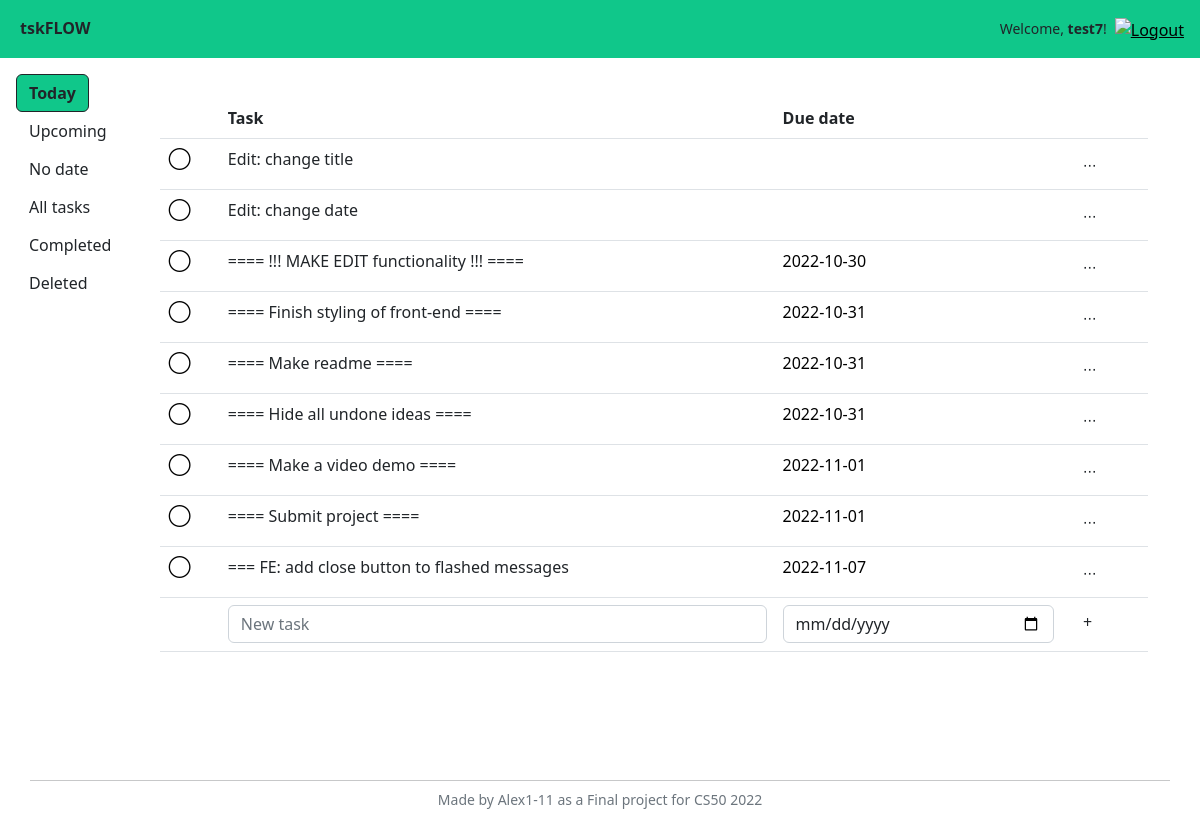
/ (signed in), run on the app's committed database.
### models.py (models this page shows)
class Task(Base):
    __tablename__ = "tasks"
    id = Column(Integer, primary_key=True)
    created = Column(DateTime(), default=func.now())
    user_id = Column(Integer, ForeignKey("users.id"))
    title = Column(String(100), nullable=False)
    status = Column(String, default="active")
    priority = Column(Integer, default=0)
    date = Column(String)
    datetime = Column(String)
    context_id = Column(Integer, ForeignKey("contexts.id"))
    project_id = Column(Integer, ForeignKey("projects.id"))
    note = Column(String)
    parent_id = Column(Integer, ForeignKey("tasks.id"))
    repeat = Column(String)
    tags = relationship(
        "Tag", secondary=task_tags, back_populates="tasks"
    )

### app.py (the view)
@app.route("/", methods=["GET", "POST"])
@login_required
def index():
    if request.method == "POST":
        if request.form.get("task_new"):
            newdate = request.form.get('taskadd_date')
            newdate = None if (newdate == '') else newdate
            print('>>>', newdate)
            newstatus = None
            match request.form.get('view'):
                case 'today':
                    newdate = newdate if (newdate is not None) else date.today()
                case 'upcoming':
                    newdate = newdate if (newdate is not None) else date.today()
                case 'completed':
                    newstatus = 'done'
                case 'deleted':
                    newstatus = 'active_bin'
            with DbSession.begin() as db:
                task_new = Task(
                    title=request.form.get("task_new").strip(),
                    user_id=session["user_id"],
                    date=newdate,
                    status=newstatus,
                )
                db.add(task_new)
                db.flush()
                return render_template("task.html", task=task_new)
        if request.form.get("task_mark"):
            with DbSession.begin() as db:
                task = db.execute(
                    select(Task)
                    .where(Task.id == request.form["task_mark"])
                ).scalars().first()
                if task.status == "done":
                    db.execute(
                        update(Task)
                        .where(Task.id == task.id)
                        .values(status="active")
                    )
                elif task.status == "active":
                    db.execute(
                        update(Task)
                        .where(Task.id == task.id)
                        .values(status="done")
                    )
                return render_template("task.html", task=task)
        if request.form.get("task_delete"):
            with DbSession.begin() as db:
                task = db.execute(
                    select(Task)
                    .where(Task.id == request.form["task_delete"])
                ).scalars().first()
                if task.status.endswith('_bin'):
                    string_status = task.status.replace('_bin', '')
                    db.execute(
                        update(Task)
                        .where(Task.id == task.id)
                        .values(status=string_status)
                        .execution_options(synchronize_session='fetch')
                    )
                elif not(task.status.endswith('_bin')):
                    db.execute(
                        update(Task)
                        .where(Task.id == request.form["task_delete"])
                        .values(status=Task.status + "_bin")
                        .execution_options(synchronize_session='fetch')
                    )
                else:
                    return None
                db.flush()
                task = db.execute(
                    select(Task)
                    .where(Task.id == request.form["task_delete"])
                ).scalars().first()
                return render_template("task.html", task=task)
        if request.form.get("bin_empty"):
            with DbSession.begin() as db:
                db.execute(
                    delete(Task)
                    .where(
                        Task.user_id == session["user_id"],
                        Task.status.endswith('_bin', autoescape=True)
                    )
                    .execution_options(synchronize_session=False)
                )
            return redirect("/")
        return None
    else:
        with DbSession.begin() as db:
            today = date.today()
            view = "today"
            tasks = db.execute(
                select(Task)
                .where(
                    Task.user_id == session["user_id"],
                    Task.date <= today,
                    Task.status == 'active'
                )
                .order_by(Task.date)
            ).scalars().all()
            if tasks:
                return render_template("index.html", tasks=tasks, view=view)
            else:
                return render_template("index.html", view=view)

### app.py (called while the page is built)
@app.after_request
def after_request(response):
    response.headers["Cache-Control"] = "no-cache, no-store, must-revalidate"
    response.headers["Expires"] = 0
    response.headers["Pragma"] = "no-cache"
    return response

def login_required(f):
    @wraps(f)
    def decorated_function(*args, **kwargs):
        if session.get("user_id") is None:
            return redirect("/login")
        return f(*args, **kwargs)
    return decorated_function

### templates/index.html (shortened to what this page needs)
{% extends "layout.html" %}
{% block main %}
    <div class="d-flex align-items-start p-3">
        <div class='d-flex'>
            <div class="offcanvas-md offcanvas-start w-50" tabindex="-1" data-bs-scroll="true" id="viewlist_offcanvas" aria-labelledby="offcanvasResponsiveLabel">
                <div class="offcanvas-body">
                    <ul class="nav flex-column d-md-flex" id="viewlist">
                        <li class="nav-item">
                            <button class="btn btn-my active" type="button" name="view" value="today" data-bs-dismiss="offcanvas" data-bs-target="#viewlist_offcanvas">Today</a>
                        </li>
                        <li class="nav-item">
                            <button class="btn btn-my" type="button" name="view" value="upcoming" data-bs-dismiss="offcanvas" data-bs-target="#viewlist_offcanvas">Upcoming</a>
                        </li>
                        <li class="nav-item">
                            <button class="btn btn-my" type="button" name="view" value="nodate" data-bs-dismiss="offcanvas" data-bs-target="#viewlist_offcanvas">No date</a>
                        </li>
                        <li class="nav-item">
                            <button class="btn btn-my" type="button" name="view" value="all" data-bs-dismiss="offcanvas" data-bs-target="#viewlist_offcanvas">All tasks</a>
                        </li>
                        <li class="nav-item">
                            <button class="btn btn-my" type="button" name="view" value="completed" data-bs-dismiss="offcanvas" data-bs-target="#viewlist_offcanvas">Completed</a>
                        </li>
                        <li class="nav-item">
                            <button class="btn btn-my" type="button" name="view" value="deleted" data-bs-dismiss="offcanvas" data-bs-target="#viewlist_offcanvas">Deleted</a>
                        </li>
                    </ul>
                </div>
            </div>
        </div>
        <div class="container" id="tasks">
            <div class="container-fluid">
                <div id="tasklist">
                    {% include "tasklist.html" %}
                </div>
            </div>
        </div>
    </div>
{% endblock %}

### templates/layout.html (shortened to what this page needs)
<!DOCTYPE html>
<html lang="en">
    <head>
        <link href="https://cdn.jsdelivr.net/npm/bootstrap@5.2.2/dist/css/bootstrap.min.css" rel="stylesheet">
        <link href="/static/styles.css" rel="stylesheet">
    </head>
    <body>
        <div class="container-fluid g-0">
            <nav class="container-fluid bg-my">
                <div class="row row-cols-2 justify-content-between">
                    <div class="col-auto m-2 p-2">
                        <a class="navbar-brand ps-1 fw-bold" href="/">tskFLOW</a>
                    </div>
                    <div class="col-auto m-2 p-2">
                        <ul class="nav text-end">
                            {% if session["user_id"] %}
                                <li class="nav-item">
                                    <span class="small d-none d-sm-inline px-2">Welcome, <span class="fw-semibold">{{session["user_name"]}}</span>!</span>
                                </li>
                                <li class="nav-item">
                                    <a href="/logout">
                                        <img src="/static/icons/logout icon alex1-11.png" alt="Logout" title="Logout" width="28" height="28">
                                    </a>
                                </li>
                            {% else %}
                                <li class="nav-item">
                                    <a class="text-decoration-none" href="/login">Log in</a>
                                </li>
                            {% endif %}
                        </ul>
                    </div>
                </div>
            </nav>
            {% block main %}{% endblock %}
            <footer class="footer d-flex mt-5 pt-5 allign-items-stretch">
                <div class="container">
                    <div class="row">
                        <hr class="muted m-0">
                        <span class='small text-center text-muted my-2'>Made by <a class="text-decoration-none text-muted" href="https://github.com/alex1-11">Alex1-11</a> as a Final project for CS50 2022</span>
                    </div>
                </div>
            </footer>
        </div>
    </body>
</html>

### templates/tasklist.html (shortened to what this page needs)
<div class="tab-content">
    <div class="container-fluid container-sm">
        <table class="table table-hover">
            <thead class="{% if not tasks %} invisible {% endif %}" id="tasklist_header">
                <th scope="col"><span class="invisible">----</span></th>
                <th scope="col">Task</th>
                <th scope="col">Due date</th>
                <th scope="col"></th>
            </thead>
            <tbody>
                {% if tasks %}
                    {% for task in tasks %}
                        {% include "task.html" %}
                    {% endfor %}
                {% endif %}
                <tr id="task_add_new">
                    <td></td>
                    <td>
                        <input form="form_task_add_new" class="form-control" autocomplete="off" id="task_new" name="task_new" placeholder="New task" type="text" required>
                    </td>
                    <td>
                        <input form="form_task_add_new" class="form-control" autocomplete="off" id="taskadd_date" name="taskadd_date" placeholder="date" type="date" value="">
                    </td>
                    <td>
                        <button form="form_task_add_new" type="submit" class="btn btn-my py-1">+</button>
                    </td>
                </tr>
            </tbody>
        </table>
    </div>
</div>

### templates/task.html (shortened to what this page needs)
<tr class="task_div task_{{ task.status }}" id="task_id_{{ task.id }}">
    <td>
    </td>
    <td class="task_title_text task_{{ task.status }}">{{ task.title|e }}</td>
    <td>
    </td>
    <td>
        <div class="dropdown">
            <button type="button" class="btn btn-my edit_menu_show py-1" title="Edit task" data-bs-toggle="dropdown" aria-expanded="false">
                <span class="align-top">∙∙∙</span>
            </button>
        </div>
    </td>
</tr>

### static/styles.css (style rules this page uses)
.bg-my { background-color: #10c78a; }
button.active.btn { background-color: #10c78a; font-weight: 600; }
.btn-my { background-color: white }
a { color: black; }
.task_title_text, .task_date { overflow-wrap: break-word; }

### data on the page
Task: title "Edit: change title"
Task: title "Edit: change date"
Task: title "==== !!! MAKE EDIT functionality !!! ===="
Task: title "==== Finish styling of front-end ===="
Task: title "==== Make readme ===="
Task: title "==== Hide all undone ideas ===="
Task: title "==== Make a video demo ===="
Task: title "==== Submit project ===="
Task: title "=== FE: add close button to flashed messages"

### other printed values
{{ session["user_name"] }} "test7"
